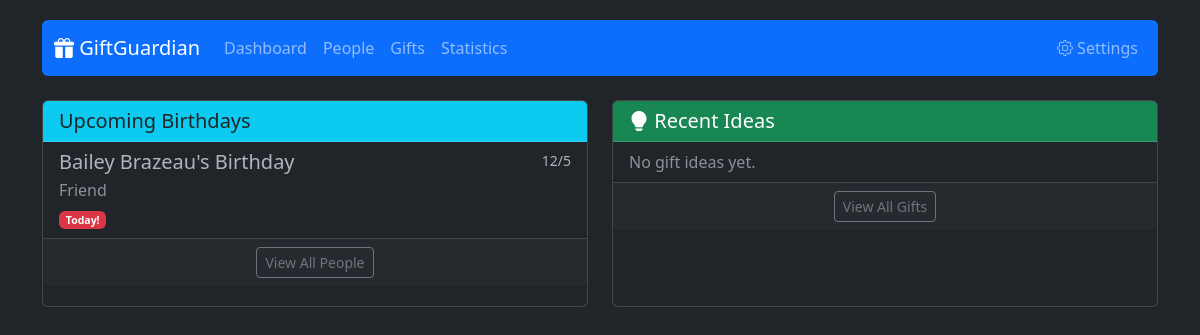
Before: / with the older database file.
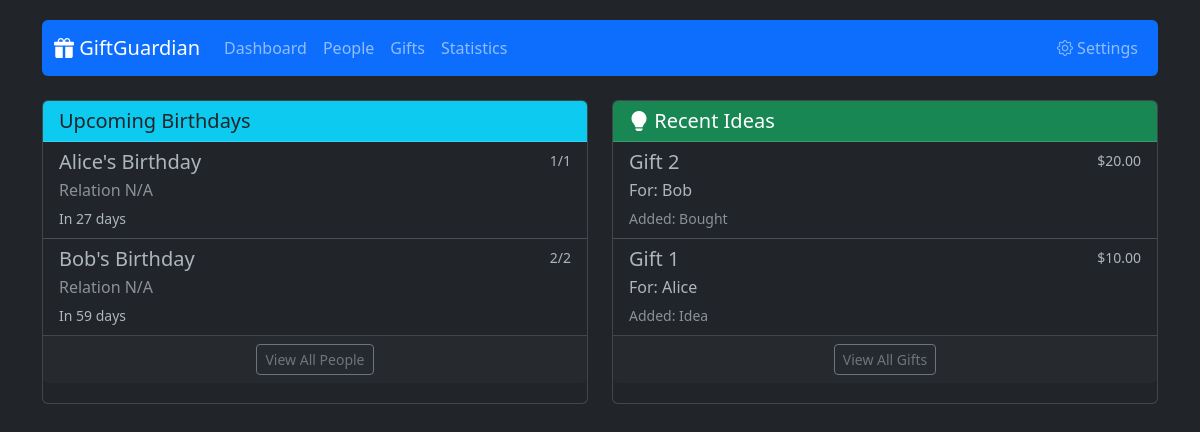
After: the same page with the newer database file.
### app/models.py (models this page shows)
class Relation(db.Model):
    id = db.Column(db.Integer, primary_key=True)
    name = db.Column(db.String(50), unique=True, nullable=False)
    people = db.relationship('Person', backref='relation', lazy=True)

class Gift(db.Model):
    id = db.Column(db.Integer, primary_key=True)
    item_name = db.Column(db.String(200), nullable=False)
    price = db.Column(db.Float, nullable=True)
    occasion_id = db.Column(db.Integer, db.ForeignKey('occasion.id'), nullable=True)
    year = db.Column(db.Integer, nullable=True)
    status = db.Column(db.String(20), default='Idea') # Idea, Bought, Given
    image_path = db.Column(db.String(200), nullable=True)
    person_id = db.Column(db.Integer, db.ForeignKey('person.id'), nullable=False)

class Person(db.Model):
    id = db.Column(db.Integer, primary_key=True)
    name = db.Column(db.String(100), nullable=False)
    relation_id = db.Column(db.Integer, db.ForeignKey('relation.id'), nullable=True)
    birthday_month = db.Column(db.Integer, nullable=False)
    birthday_day = db.Column(db.Integer, nullable=False)
    birthday_year = db.Column(db.Integer, nullable=True)
    gifts = db.relationship('Gift', backref='person', lazy=True)
    occasions = db.relationship('PersonOccasion', backref='person', lazy=True, cascade="all, delete-orphan")

### app/routes.py (the view, shortened to what this page needs)
@main.route('/')
def index():
    today = datetime.date.today()
    people = Person.query.all()
    upcoming_events = []
    for person in people:
        try:
            bday_this_year = datetime.date(today.year, person.birthday_month, person.birthday_day)
        except ValueError:
            bday_this_year = datetime.date(today.year, 3, 1)
        if bday_this_year < today:
            try:
                bday_next_year = datetime.date(today.year + 1, person.birthday_month, person.birthday_day)
            except ValueError:
                bday_next_year = datetime.date(today.year + 1, 3, 1)
            next_date = bday_next_year
        else:
            next_date = bday_this_year
        days_until = (next_date - today).days
        upcoming_events.append({
            'name': f"{person.name}'s Birthday",
            'date': next_date,
            'days_until': days_until,
            'type': 'Birthday',
            'person': person
        })
    upcoming_events.sort(key=lambda x: x['days_until'])
    recent_gifts = Gift.query.order_by(Gift.id.desc()).limit(5).all()
    return render_template('dashboard.html', upcoming_birthdays=upcoming_events[:5], recent_gifts=recent_gifts)

### app/templates/dashboard.html (shortened to what this page needs)
{% extends 'base.html' %}
{% block content %}
<div class="row">
    <div class="col-md-6 mb-4">
        <div class="card h-100">
            <div class="card-header bg-info text-dark">
                <h5 class="card-title mb-0"> Upcoming Birthdays</h5>
            </div>
            <div class="list-group list-group-flush">
                {% for event in upcoming_birthdays %}
                <div class="list-group-item">
                    <div class="d-flex w-100 justify-content-between">
                        <h5 class="mb-1">{{ event.name }}</h5>
                        <small>{{ event.date.month }}/{{ event.date.day }}</small>
                    </div>
                    <p class="mb-1 text-muted">{{ event.person.relation.name if event.person.relation else 'Relation N/A' }}</p>
                    <small>
                        {% if event.days_until == 0 %}
                        <span class="badge bg-danger">Today!</span>
                        {% elif event.days_until == 1 %}
                        <span class="badge bg-warning text-dark">Tomorrow</span>
                        {% else %}
                        In {{ event.days_until }} days
                        {% endif %}
                    </small>
                </div>
                {% else %}
                <div class="list-group-item text-muted">No upcoming birthdays found.</div>
                {% endfor %}
            </div>
             <div class="card-footer text-center">
                 <a href="{{ url_for('main.people_list') }}" class="btn btn-sm btn-outline-secondary">View All People</a>
            </div>
        </div>
    </div>
    <div class="col-md-6 mb-4">
        <div class="card h-100">
            <div class="card-header bg-success text-white">
                <h5 class="card-title mb-0"><i class="bi bi-lightbulb-fill"></i> Recent Ideas</h5>
            </div>
            <div class="list-group list-group-flush">
                {% for gift in recent_gifts %}
                <a href="{{ url_for('main.edit_gift', id=gift.id) }}" class="list-group-item list-group-item-action">
                    <div class="d-flex w-100 justify-content-between">
                        <h5 class="mb-1">{{ gift.item_name }}</h5>
                        <small>${{ "%.2f"|format(gift.price|default(0, true)) }}</small>
                    </div>
                    <p class="mb-1">For: {{ gift.person.name }}</p>
                    <small class="text-muted">Added: {{ gift.status }}</small>
                </a>
                {% else %}
                 <div class="list-group-item text-muted">No gift ideas yet.</div>
                {% endfor %}
            </div>
             <div class="card-footer text-center">
                 <a href="{{ url_for('main.gifts_list') }}" class="btn btn-sm btn-outline-secondary">View All Gifts</a>
            </div>
        </div>
    </div>
</div>
{% endblock %}

Changed rows visible on the page:
removed Relation: person.relation "Friend"
added Gift: item_name "Gift 2", price "20.00", person.name "Bob", status "Bought"
added Gift: item_name "Gift 1", price "10.00", person.name "Alice", status "Idea"
Other visible differences:
new list line: "Alice's Birthday 1 / 1 Relation N/A In 27 days"
new list line: "Bob's Birthday 2 / 2 Relation N/A In 59 days"
list line gone: "Bailey Brazeau's Birthday 12 / 5 Today!"
text no longer shown: "No gift ideas yet."
